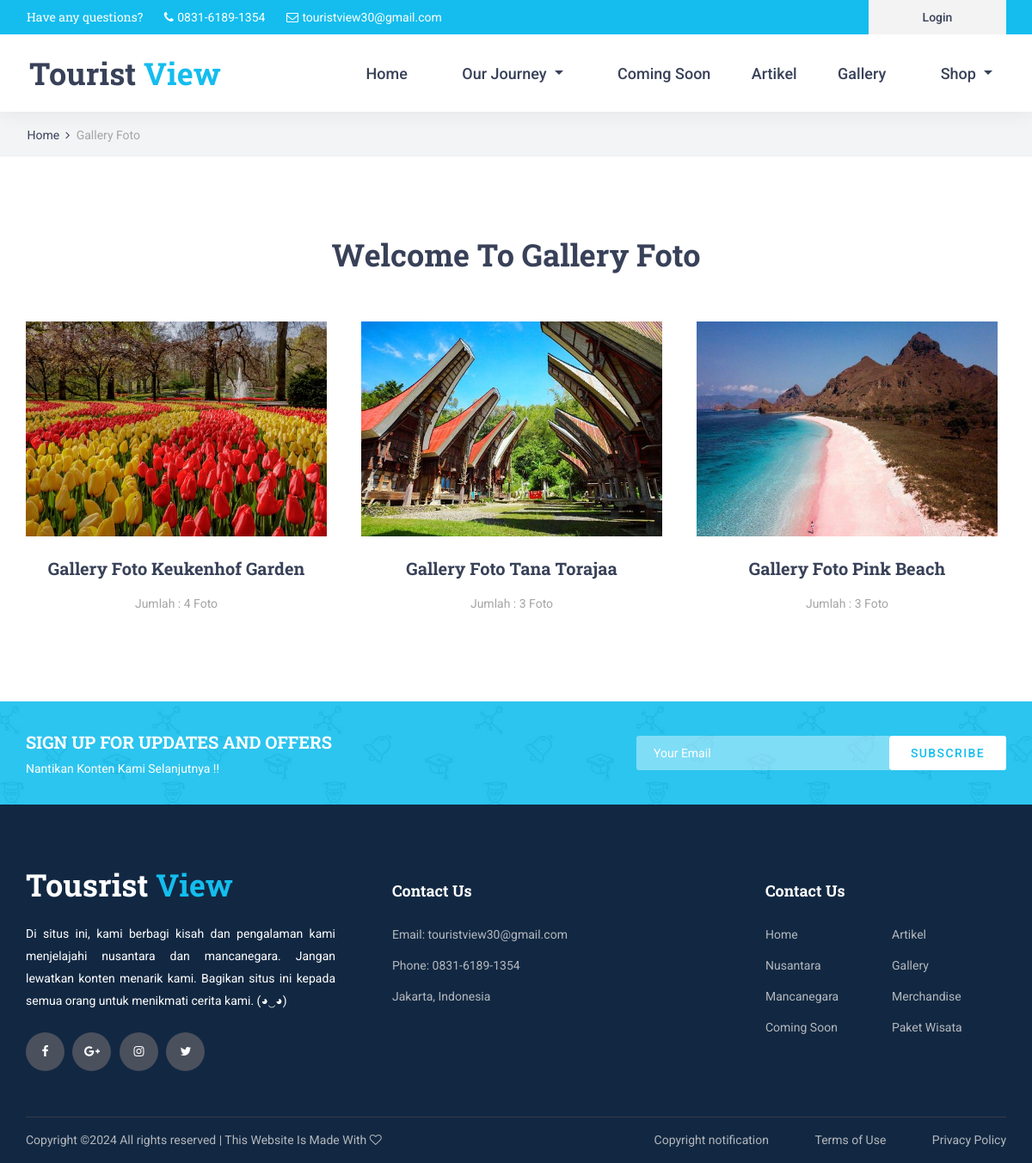
Screenshot of /index.php/home/gallery with the database file from the repository.
### tables this page shows
CREATE TABLE `gallery` (
  `id_gallery` int(11) NOT NULL,
  `nama_gallery` text NOT NULL,
  `sampul_gallery` text NOT NULL
);

### application/views/layout/v_wrapper.php (called while the page is built)
<?php
require_once('v_head.php');
require_once('v_header.php');
require_once('v_nav.php');
if ($isi) {
    $this->load->view($isi);
}
require_once('v_footer.php');
?>

### application/controllers/home.php (called while the page is built, shortened)
<?php
class Home extends CI_Controller {
	public function __construct()
	{
		$this->load->model('m_home');
		$this->load->model('m_penulis');
	}
	public function gallery()
	{
		$data = array(
			'title' 	=> 'Gallery Foto',
			'gallery' 	=> $this->m_home->gallery(),
			'isi'		=> 'v_gallery'
		);
		$this->load->view('layout/v_wrapper',$data,FALSE);
	}
}

### index.php (called while the page is built, shortened)
<?php
require_once BASEPATH.'core/CodeIgniter.php';

### application/models/m_home.php (called while the page is built, shortened)
<?php
class M_Home extends CI_Model{
	public function gallery()
	{
		$this->db->select('gallery.*,count(foto.id_gallery) as jml_foto');
		$this->db->from('gallery');
		$this->db->join('foto', 'foto.id_gallery = gallery.id_gallery', 'left');
		$this->db->group_by('gallery.id_gallery');
		$this->db->order_by('gallery.id_gallery', 'desc');
		return $this->db->get()->result();
	}
}

### application/views/v_gallery.php (the view)
<div class="home">
	<div class="breadcrumbs_container">
		<div class="container">
			<div class="row">
				<div class="col">
					<div class="breadcrumbs">
						<ul>
							<li><a href="index.html">Home</a></li>
							<li>Gallery Foto</li>
						</ul>
					</div>
				</div>
			</div>
		</div>
	</div>
</div>
<div class="about">
	<div class="container">
		<div class="row">
			<div class="col">
				<div class="section_title_container text-center">
					<h2 class="section_title">Welcome To Gallery Foto </h2>
				</div>
			</div>
		</div>
		<div class="row about_row">
			<?php foreach ($gallery as $key => $value) { ?>
                   <div class="col-lg-4 about_col about_col_left mx-auto">
                       <div class="about_item text-center">
                           <div class="about_item_image"><img src="<?= base_url('foto/sampul_gallery/'.$value->sampul_gallery) ?>" width="350px" height="250px"  class="mx-auto"></div>
                           <div class="about_item_title"><a href="<?= base_url('home/detail_gallery/'.$value->id_gallery) ?>">Gallery Foto <?= $value->nama_gallery ?></a></div>
                           <div class="about_item_text ">
                               Jumlah : <?= $value->jml_foto ?> Foto
                           </div>
                       </div>
                   </div>
			<?php } ?>
		</div>
	</div>
</div>
   <div class="newsletter">
    <div class="newsletter_background" style="background-image:url(<?= base_url()?>template/front-end/images/newsletter.jpg)"></div>
	<div class="container">
		<div class="row">
			<div class="col">
				<div class="newsletter_container d-flex flex-lg-row flex-column align-items-center justify-content-start">
					<div class="newsletter_content text-lg-left text-center">
						<div class="newsletter_title">sign up for updates and offers</div>
						<div class="newsletter_subtitle">Nantikan Konten Kami Selanjutnya !!</div>
					</div>
					<div class="newsletter_form_container ml-lg-auto">
						<form action="#" id="newsletter_form" class="newsletter_form d-flex flex-row align-items-center justify-content-center">
							<input type="email" class="newsletter_input" placeholder="Your Email" required="required">
							<button type="submit" class="newsletter_button">subscribe</button>
						</form>
					</div>
				</div>
			</div>
		</div>
	</div>
</div>

### template/front-end/styles/courses.css (style rules this page uses)
* { margin: 0; padding: 0; -webkit-font-smoothing: antialiased; -webkit-text-shadow: rgba(0,0,0,.01) 0 0 1px; text-shadow: rgba(0,0,0,.01) 0 0 1px; }
body { font-family: 'Roboto', sans-serif; font-size: 14px; font-weight: 400; background: #FFFFFF; color: #a5a5a5; }
div { display: block; position: relative; -webkit-box-sizing: border-box; -moz-box-sizing: border-box; box-sizing: border-box; }
ul { list-style: none; margin-bottom: 0px; }
a, a:hover, a:visited, a:active, a:link { text-decoration: none; -webkit-font-smoothing: antialiased; -webkit-text-shadow: rgba(0,0,0,.01) 0 0 1px; text-shadow: rgba(0,0,0,.01) 0 0 1px; }
h2 { font-size: 36px; }
h1, h2, h3, h4, h5, h6 { font-family: 'Roboto Slab', serif; font-weight: 700; -webkit-font-smoothing: antialiased; -webkit-text-shadow: rgba(0,0,0,.01) 0 0 1px; text-shadow: rgba(0,0,0,.01) 0 0 1px; color: #384158; margin-bottom: 0; }
.section_title_container { max-width: 600px; margin: 0 auto; }
.section_title { line-height: 0.75; }
.home { width: 100%; height: 182px; background: #f2f4f5; border-bottom: solid 1px #edeff0; }
.breadcrumbs_container { position: absolute; left: 0; bottom: 0; width: 100%; padding-bottom: 13px; padding-left: 3px; }
.breadcrumbs ul li { display: inline-block; position: relative; }
.breadcrumbs ul li:not(:last-child)::after { display: inline-block; font-family: 'FontAwesome'; content: '\f105'; margin-left: 7px; margin-right: 4px; color: #384158; }
.breadcrumbs ul li a { font-size: 14px; font-weight: 400; color: #384158; -webkit-transition: all 200ms ease; -moz-transition: all 200ms ease; -ms-transition: all 200ms ease; -o-transition: all 200ms ease; transition: all 200ms ease; }
.newsletter { width: 100%; }
.newsletter_background { position: absolute; top: 0; left: 0; width: 100%; height: 100%; }
.newsletter_container { width: 100%; height: 120px; }
.newsletter_title { font-family: 'Roboto Slab', serif; font-size: 20px; font-weight: 700; text-transform: uppercase; color: #FFFFFF; }
.newsletter_subtitle { font-size: 14px; font-weight: 400; color: #FFFFFF; margin-top: 6px; }
.newsletter_form_container { width: 450px; padding-left: 20px; }
.newsletter_form { display: block; position: relative; width: 100%; }
.newsletter_input { width: calc(100% - 136px); height: 40px; background: rgba(255,255,255,0.4); border: none; outline: none; padding-left: 20px; color: #FFFFFF; border-top-left-radius: 3px; border-bottom-left-radius: 3px; }
.newsletter_button { width: 136px; height: 40px; background: #FFFFFF; border-radius: 3px; border: none; outline: none; cursor: pointer; font-size: 14px; text-transform: uppercase; color: #14bdee; font-weight: 500; letter-spacing: 0.1em; }

### rows the page displays
gallery: sampul_gallery (picture), nama_gallery "Keukenhof Garden", jml_foto "4"
gallery: sampul_gallery (picture), nama_gallery "Tana Torajaa", jml_foto "3"
gallery: sampul_gallery (picture), nama_gallery "Pink Beach", jml_foto "3"
